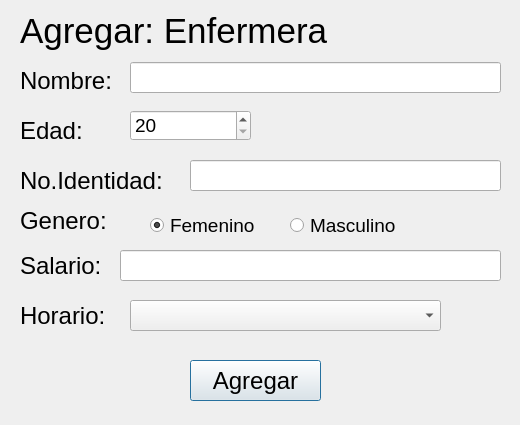
<?xml version="1.0" encoding="UTF-8"?>
<ui version="4.0">
 <class>Enfermera</class>
 <widget class="QDialog" name="Enfermera">
  <property name="geometry">
   <rect>
    <x>0</x>
    <y>0</y>
    <width>520</width>
    <height>425</height>
   </rect>
  </property>
  <property name="windowTitle">
   <string>Agregar</string>
  </property>
  <widget class="QSpinBox" name="Enfage">
   <property name="geometry">
    <rect>
     <x>130</x>
     <y>110</y>
     <width>121</width>
     <height>31</height>
    </rect>
   </property>
   <property name="font">
    <font>
     <pointsize>14</pointsize>
    </font>
   </property>
   <property name="minimum">
    <number>20</number>
   </property>
  </widget>
  <widget class="QLabel" name="label_5">
   <property name="geometry">
    <rect>
     <x>20</x>
     <y>210</y>
     <width>101</width>
     <height>21</height>
    </rect>
   </property>
   <property name="font">
    <font>
     <pointsize>18</pointsize>
    </font>
   </property>
   <property name="text">
    <string>Genero:</string>
   </property>
  </widget>
  <widget class="QLineEdit" name="Enfname">
   <property name="geometry">
    <rect>
     <x>130</x>
     <y>62</y>
     <width>371</width>
     <height>31</height>
    </rect>
   </property>
   <property name="font">
    <font>
     <pointsize>14</pointsize>
    </font>
   </property>
  </widget>
  <widget class="QComboBox" name="EnfHorario">
   <property name="geometry">
    <rect>
     <x>130</x>
     <y>300</y>
     <width>311</width>
     <height>31</height>
    </rect>
   </property>
   <property name="font">
    <font>
     <pointsize>14</pointsize>
    </font>
   </property>
  </widget>
  <widget class="QPushButton" name="pushButton">
   <property name="geometry">
    <rect>
     <x>190</x>
     <y>360</y>
     <width>131</width>
     <height>41</height>
    </rect>
   </property>
   <property name="font">
    <font>
     <pointsize>18</pointsize>
    </font>
   </property>
   <property name="text">
    <string>Agregar</string>
   </property>
  </widget>
  <widget class="QLineEdit" name="EnfID">
   <property name="geometry">
    <rect>
     <x>190</x>
     <y>160</y>
     <width>311</width>
     <height>31</height>
    </rect>
   </property>
   <property name="font">
    <font>
     <pointsize>14</pointsize>
    </font>
   </property>
  </widget>
  <widget class="QLabel" name="label_4">
   <property name="geometry">
    <rect>
     <x>20</x>
     <y>170</y>
     <width>171</width>
     <height>21</height>
    </rect>
   </property>
   <property name="font">
    <font>
     <pointsize>18</pointsize>
    </font>
   </property>
   <property name="text">
    <string>No.Identidad:</string>
   </property>
  </widget>
  <widget class="QLabel" name="label_7">
   <property name="geometry">
    <rect>
     <x>20</x>
     <y>250</y>
     <width>101</width>
     <height>31</height>
    </rect>
   </property>
   <property name="font">
    <font>
     <pointsize>18</pointsize>
    </font>
   </property>
   <property name="text">
    <string>Salario:</string>
   </property>
  </widget>
  <widget class="QRadioButton" name="EnfFem">
   <property name="geometry">
    <rect>
     <x>150</x>
     <y>210</y>
     <width>121</width>
     <height>31</height>
    </rect>
   </property>
   <property name="font">
    <font>
     <pointsize>14</pointsize>
    </font>
   </property>
   <property name="text">
    <string>Femenino</string>
   </property>
   <property name="checked">
    <bool>true</bool>
   </property>
   <attribute name="buttonGroup">
    <string notr="true">Genero</string>
   </attribute>
  </widget>
  <widget class="QLabel" name="label_8">
   <property name="geometry">
    <rect>
     <x>20</x>
     <y>300</y>
     <width>101</width>
     <height>31</height>
    </rect>
   </property>
   <property name="font">
    <font>
     <pointsize>18</pointsize>
    </font>
   </property>
   <property name="text">
    <string>Horario:</string>
   </property>
  </widget>
  <widget class="QLabel" name="label_3">
   <property name="geometry">
    <rect>
     <x>20</x>
     <y>120</y>
     <width>101</width>
     <height>21</height>
    </rect>
   </property>
   <property name="font">
    <font>
     <pointsize>18</pointsize>
    </font>
   </property>
   <property name="text">
    <string>Edad:</string>
   </property>
  </widget>
  <widget class="QLabel" name="label_2">
   <property name="geometry">
    <rect>
     <x>20</x>
     <y>70</y>
     <width>101</width>
     <height>21</height>
    </rect>
   </property>
   <property name="font">
    <font>
     <pointsize>18</pointsize>
    </font>
   </property>
   <property name="text">
    <string>Nombre:</string>
   </property>
  </widget>
  <widget class="QRadioButton" name="EnfMasc">
   <property name="geometry">
    <rect>
     <x>290</x>
     <y>210</y>
     <width>121</width>
     <height>31</height>
    </rect>
   </property>
   <property name="font">
    <font>
     <pointsize>14</pointsize>
    </font>
   </property>
   <property name="text">
    <string>Masculino</string>
   </property>
   <attribute name="buttonGroup">
    <string notr="true">Genero</string>
   </attribute>
  </widget>
  <widget class="QLabel" name="label">
   <property name="geometry">
    <rect>
     <x>20</x>
     <y>10</y>
     <width>351</width>
     <height>41</height>
    </rect>
   </property>
   <property name="font">
    <font>
     <pointsize>26</pointsize>
    </font>
   </property>
   <property name="text">
    <string>Agregar: Enfermera</string>
   </property>
  </widget>
  <widget class="QLineEdit" name="EnfSal">
   <property name="geometry">
    <rect>
     <x>120</x>
     <y>250</y>
     <width>381</width>
     <height>31</height>
    </rect>
   </property>
   <property name="font">
    <font>
     <pointsize>14</pointsize>
    </font>
   </property>
  </widget>
 </widget>
 <resources/>
 <connections/>
 <buttongroups>
  <buttongroup name="Genero"/>
 </buttongroups>
</ui>
